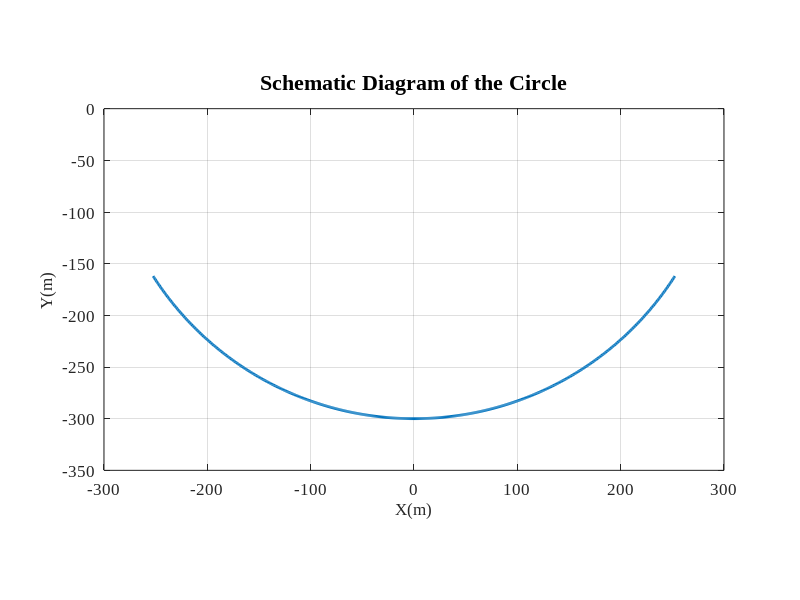

Write MATLAB code to recreate this figure.
clc,clear
R=300;
l=1;
theta_l=2*sin(l/(2*R));
theta=1200*sin(l/(2*R));
coordi_P=zeros(601,2);
coordi_Q=zeros(600,2);

coordi_P(1,1)=R*cos((1-301)*theta_l-pi/2);
coordi_P(1,2)=R*sin((1-301)*theta_l-pi/2);
for i=2:601
    coordi_P(i,1)=R*cos((i-301)*theta_l-pi/2);
    coordi_P(i,2)=R*sin((i-301)*theta_l-pi/2);
    coordi_Q(i-1,1)=(coordi_P(i,1)+coordi_P(i-1,1))/2;
    coordi_Q(i-1,2)=(coordi_P(i,2)+coordi_P(i-1,2))/2;
end

plot(coordi_P(:,1),coordi_P(:,2),'lineWidth',2);
axis equal
grid on
set(gca,'XLim',[-300 300]);
set(gca,'YLim',[-350 0]);
set(gca,'fontsize',12,'fontname','Times New Roman');
xlabel('X(m)','FontName','Times New Roman','FontSize',12);
ylabel('Y(m)','FontName','Times New Roman','FontSize',12);
title('Schematic Diagram of the Circle','Fontsize',16,'Fontname','Times New Roman')